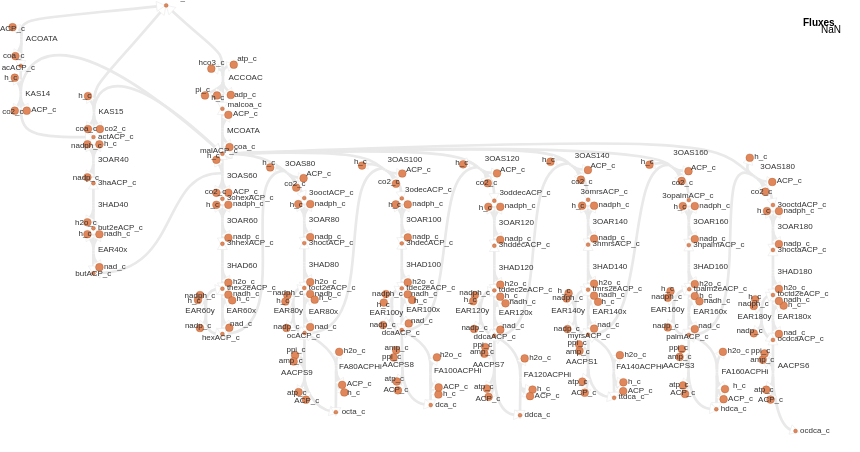

Vega-Lite specification stored for this chart:
### Vega specification from a JSON file in a GitHub repository (floating-point values rounded to 4 significant figures; data arrays with more than 128 entries replaced by an {"elided": "..."} marker saying what was removed)
{"$schema": "https://vega.github.io/schema/vega/v5.json", "width": 860, "height": 452.5, "padding": 0, "autosize": "none", "signals": [{"name": "mapMaxX", "value": 800}, {"name": "mapMaxY", "value": 432.5}, {"name": "legendWidth", "value": 40}, {"name": "legendPadding", "value": 20}, {"name": "signalHeight", "value": 20}, {"name": "signalPadding", "value": 0}, {"name": "metaboliteStrokeWidthData", "value": 0.2998}, {"name": "reactionStrokeWidthData", "value": 2.698}, {"name": "arrowHeadStrokeWidthData", "value": 0.1499}, {"name": "metaboliteFill", "value": "#e0885c"}, {"name": "metaboliteStroke", "value": "#a34610"}, {"name": "metaboliteLightFill", "value": "#F0C4AE"}, {"name": "metaboliteLightStroke", "value": "#D1A388"}, {"name": "labelColor", "value": "#333333"}, {"name": "reverseArrowHeadStrokeColor", "value": "#E9E9E9"}, {"name": "reverseArrowHeadFillColor", "value": "#ffffff"}, {"name": "hiddenColor", "value": "#E9E9E9"}, {"name": "Metabolite_labels", "value": true, "bind": {"input": "checkbox"}}, {"name": "Reaction_labels", "value": true, "bind": {"input": "checkbox"}}, {"name": "mapMaxWidth", "update": "width - legendWidth - legendPadding"}, {"name": "mapMaxHeight", "update": "height - signalHeight - signalPadding"}, {"name": "mapSize", "update": "mapMaxX / mapMaxWidth >  mapMaxY / mapMaxHeight ? [mapMaxWidth, mapMaxWidth / mapMaxX * mapMaxY] : [mapMaxHeight / mapMaxY * mapMaxX, mapMaxHeight]"}, {"name": "mapWidth", "update": "mapSize[0]"}, {"name": "mapHeight", "update": "mapSize[1]"}, {"name": "mapX", "update": "(mapMaxWidth - mapWidth)/2"}, {"name": "mapY", "update": "(mapMaxHeight - mapHeight)/2"}, {"name": "xrange", "update": "[mapX, mapWidth + mapX]"}, {"name": "yrange", "update": "[mapY, mapHeight + mapY]"}, {"name": "down", "value": null, "on": [{"events": "touchend", "update": "null"}, {"events": "mousedown, touchstart", "update": "xy()"}]}, {"name": "xcur", "value": null, "on": [{"events": "mousedown, touchstart, touchend", "update": "slice(xdom)"}]}, {"name": "ycur", "value": null, "on": [{"events": "mousedown, touchstart, touchend", "update": "slice(ydom)"}]}, {"name": "delta", "value": [0, 0], "on": [{"events": [{"source": "window", "type": "mousemove", "consume": true, "between": [{"type": "mousedown"}, {"source": "window", "type": "mouseup"}]}, {"type": "touchmove", "consume": true, "filter": "event.touches.length === 1"}], "update": "down ? [down[0]-x(), down[1]-y()] : [0,0]"}]}, {"name": "anchor", "value": [0, 0], "on": [{"events": "wheel", "update": "[invert('positionXScale', x()), invert('positionYScale', y())]"}, {"events": {"type": "touchstart", "filter": "event.touches.length===2"}, "update": "[(xdom[0] + xdom[1]) / 2, (ydom[0] + ydom[1]) / 2]"}]}, {"name": "zoom", "value": 1, "on": [{"events": "wheel!", "force": true, "update": "pow(1.001, event.deltaY * pow(16, event.deltaMode))"}, {"events": {"signal": "dist2"}, "force": true, "update": "dist1 / dist2"}]}, {"name": "dist1", "value": 0, "on": [{"events": {"type": "touchstart", "filter": "event.touches.length===2"}, "update": "pinchDistance(event)"}, {"events": {"signal": "dist2"}, "update": "dist2"}]}, {"name": "dist2", "value": 0, "on": [{"events": {"type": "touchmove", "consume": true, "filter": "event.touches.length===2"}, "update": "pinchDistance(event)"}]}, {"name": "xdom", "update": "slice([0, mapMaxX])", "on": [{"events": {"signal": "delta"}, "update": "[xcur[0] + span(xcur) * delta[0] / mapWidth, xcur[1] + span(xcur) * delta[0] / mapWidth]"}, {"events": {"signal": "zoom"}, "update": "[anchor[0] + (xdom[0] - anchor[0]) * zoom, anchor[0] + (xdom[1] - anchor[0]) * zoom]"}]}, {"name": "ydom", "update": "slice([0, mapMaxY])", "on": [{"events": {"signal": "delta"}, "update": "[ycur[0] + span(ycur) * delta[1] / mapHeight, ycur[1] + span(ycur) * delta[1] / mapHeight]"}, {"events": {"signal": "zoom"}, "update": "[anchor[1] + (ydom[0] - anchor[1]) * zoom, anchor[1] + (ydom[1] - anchor[1]) * zoom]"}]}, {"name": "currentZoom", "update": "(xrange[1] - xrange[0]) / (xdom[1] - xdom[0])"}, {"name": "hover", "value": null, "on": [{"events": "*:mouseover", "update": "item().datum"}, {"events": "*:mouseout", "update": "null"}]}], "data": [{"name": "metabolites", "values": {"elided": "194 records"}}, {"name": "reactionSegmentCoordinates", "values": {"elided": "377 records"}}, {"name": "reactionArrowHeadCoordinates", "values": {"elided": "269 records"}}, {"name": "reactionLabels", "values": [{"id": "2076206", "biggId": "3OAR180", "x": 777.5, "y": 229.0, "reactionIds": [], "metaboliteIds": ["2077644", "2077667", "2077670", "2077668", "2077669"], "relatedMetaboliteIds": []}, {"id": "2076122", "biggId": "3OAS120", "x": 484.7, "y": 161.0, "reactionIds": [], "metaboliteIds": ["2077056", "2077057", "2077058", "2077048", "2076702", "2077059"], "relatedMetaboliteIds": []}, {"id": "2076077", "biggId": "3HAD80", "x": 308.8, "y": 267.1, "reactionIds": [], "metaboliteIds": ["2076760", "2076765", "2076764"], "relatedMetaboliteIds": []}, {"id": "2076120", "biggId": "3HAD100", "x": 406.3, "y": 267.4, "reactionIds": [], "metaboliteIds": ["2077043", "2077044", "2077038"], "relatedMetaboliteIds": []}, {"id": "2076071", "biggId": "3HAD60", "x": 226.9, "y": 267.7, "reactionIds": [], "metaboliteIds": ["2076714", "2076721", "2076722"], "relatedMetaboliteIds": []}, {"id": "2076070", "biggId": "3OAR60", "x": 226.9, "y": 222.8, "reactionIds": [], "metaboliteIds": ["2076715", "2076716", "2076714", "2076706", "2076717"], "relatedMetaboliteIds": []}, {"id": "2076073", "biggId": "3OAS80", "x": 285.0, "y": 165.6, "reactionIds": [], "metaboliteIds": ["2076737", "2076736", "2076729", "2076735", "2076702", "2076734"], "relatedMetaboliteIds": []}, {"id": "2076098", "biggId": "EAR40x", "x": 97.91, "y": 252.2, "reactionIds": [], "metaboliteIds": ["2076892", "2076669", "2076893", "2076891", "2076673"], "relatedMetaboliteIds": []}, {"id": "2076129", "biggId": "3OAR140", "x": 592.6, "y": 223.7, "reactionIds": [], "metaboliteIds": ["2077101", "2077106", "2077108", "2077107", "2077105"], "relatedMetaboliteIds": []}, {"id": "2076128", "biggId": "3OAS140", "x": 574.8, "y": 158.2, "reactionIds": [], "metaboliteIds": ["2077085", "2077100", "2077101", "2077098", "2077097", "2076702"], "relatedMetaboliteIds": []}, {"id": "2076101", "biggId": "EAR80x", "x": 308.8, "y": 313.9, "reactionIds": [], "metaboliteIds": ["2076915", "2076913", "2076914", "2076912", "2076765"], "relatedMetaboliteIds": []}, {"id": "2076100", "biggId": "KAS15", "x": 98.47, "y": 114.0, "reactionIds": [], "metaboliteIds": ["2075382", "2076906", "2076695", "2076905", "2076908", "2076702"], "relatedMetaboliteIds": []}, {"id": "2076208", "biggId": "EAR180x", "x": 777.5, "y": 319.0, "reactionIds": [], "metaboliteIds": ["2077680", "2077682", "2077674", "2077681", "2077679"], "relatedMetaboliteIds": []}, {"id": "2076209", "biggId": "EAR180y", "x": 737.6, "y": 319.0, "reactionIds": [], "metaboliteIds": ["2077688", "2077687", "2077689", "2077674", "2077679"], "relatedMetaboliteIds": []}, {"id": "2076185", "biggId": "EAR80y", "x": 273.7, "y": 313.3, "reactionIds": [], "metaboliteIds": ["2077503", "2077506", "2076912", "2076765", "2077504"], "relatedMetaboliteIds": []}, {"id": "2076184", "biggId": "EAR60y", "x": 185.3, "y": 312.7, "reactionIds": [], "metaboliteIds": ["2076721", "2077497", "2076729", "2077498", "2077499"], "relatedMetaboliteIds": []}, {"id": "2076076", "biggId": "3OAR80", "x": 308.8, "y": 222.1, "reactionIds": [], "metaboliteIds": ["2076759", "2076757", "2076758", "2076760", "2076734"], "relatedMetaboliteIds": []}, {"id": "2076127", "biggId": "3OAS160", "x": 673.4, "y": 155.3, "reactionIds": [], "metaboliteIds": ["2077093", "2077090", "2077089", "2077092", "2077117", "2076702"], "relatedMetaboliteIds": []}, {"id": "2076126", "biggId": "EAR120x", "x": 498.8, "y": 314.7, "reactionIds": [], "metaboliteIds": ["2077078", "2077083", "2077085", "2077082", "2077084"], "relatedMetaboliteIds": []}, {"id": "2076212", "biggId": "EAR160y", "x": 650.7, "y": 312.4, "reactionIds": [], "metaboliteIds": ["2077132", "2077708", "2077710", "2077146", "2077709"], "relatedMetaboliteIds": []}, {"id": "2076200", "biggId": "FA120ACPHi", "x": 523.9, "y": 376.9, "reactionIds": [], "metaboliteIds": ["2077622", "2077085", "2077621", "2077623", "2077614"], "relatedMetaboliteIds": []}, {"id": "2076061", "biggId": "ACCOAC", "x": 228.5, "y": 80.41, "reactionIds": [], "metaboliteIds": ["2076653", "2076657", "2076654", "2075382", "2076656", "2076652", "2076655"], "relatedMetaboliteIds": []}, {"id": "2076203", "biggId": "3OAS180", "x": 760.2, "y": 168.9, "reactionIds": [], "metaboliteIds": ["2077645", "2077648", "2077644", "2077646", "2077146", "2076702"], "relatedMetaboliteIds": []}, {"id": "2076124", "biggId": "3OAR120", "x": 498.8, "y": 224.8, "reactionIds": [], "metaboliteIds": ["2077070", "2077072", "2077073", "2077058", "2077071"], "relatedMetaboliteIds": []}, {"id": "2076099", "biggId": "EAR60x", "x": 226.6, "y": 312.7, "reactionIds": [], "metaboliteIds": ["2076721", "2076729", "2076899", "2076897", "2076898"], "relatedMetaboliteIds": []}, {"id": "2076201", "biggId": "AACPS1", "x": 566.1, "y": 364.5, "reactionIds": [], "metaboliteIds": ["2077632", "2077628", "2077629", "2077117", "2077630", "2077631"], "relatedMetaboliteIds": []}, {"id": "2076131", "biggId": "EAR140x", "x": 592.6, "y": 313.6, "reactionIds": [], "metaboliteIds": ["2077119", "2077120", "2077118", "2077117", "2077113"], "relatedMetaboliteIds": []}, {"id": "2076118", "biggId": "3OAS100", "x": 387.5, "y": 161.8, "reactionIds": [], "metaboliteIds": ["2077029", "2077031", "2077028", "2076912", "2076702", "2077032"], "relatedMetaboliteIds": []}, {"id": "2076133", "biggId": "3HAD160", "x": 693.3, "y": 269.1, "reactionIds": [], "metaboliteIds": ["2077127", "2077132", "2077131"], "relatedMetaboliteIds": []}, {"id": "2076066", "biggId": "3OAR40", "x": 97.91, "y": 162.3, "reactionIds": [], "metaboliteIds": ["2076688", "2076695", "2076687", "2076680", "2076686"], "relatedMetaboliteIds": []}, {"id": "2076153", "biggId": "FA160ACPHi", "x": 721.4, "y": 374.1, "reactionIds": [], "metaboliteIds": ["2077277", "2077278", "2077275", "2077146", "2077276"], "relatedMetaboliteIds": []}, {"id": "2076119", "biggId": "3OAR100", "x": 406.3, "y": 222.4, "reactionIds": [], "metaboliteIds": ["2077036", "2077037", "2077038", "2077028", "2077039"], "relatedMetaboliteIds": []}, {"id": "2076065", "biggId": "3HAD40", "x": 97.91, "y": 207.3, "reactionIds": [], "metaboliteIds": ["2076680", "2076681", "2076669"], "relatedMetaboliteIds": []}, {"id": "2076130", "biggId": "3HAD140", "x": 592.6, "y": 268.7, "reactionIds": [], "metaboliteIds": ["2077112", "2077108", "2077113"], "relatedMetaboliteIds": []}, {"id": "2076068", "biggId": "MCOATA", "x": 226.9, "y": 132.8, "reactionIds": [], "metaboliteIds": ["2076652", "2076700", "2076702", "2076701"], "relatedMetaboliteIds": []}, {"id": "2076069", "biggId": "3OAS60", "x": 226.9, "y": 177.8, "reactionIds": [], "metaboliteIds": ["2076708", "2076673", "2076706", "2076710", "2076702", "2076709"], "relatedMetaboliteIds": []}, {"id": "2076207", "biggId": "3HAD180", "x": 777.5, "y": 274.0, "reactionIds": [], "metaboliteIds": ["2077667", "2077675", "2077674"], "relatedMetaboliteIds": []}, {"id": "2076193", "biggId": "AACPS9", "x": 281.1, "y": 374.8, "reactionIds": [], "metaboliteIds": ["2077569", "2077568", "2077572", "2077571", "2077570", "2076912"], "relatedMetaboliteIds": []}, {"id": "2076190", "biggId": "KAS14", "x": 25.24, "y": 95.71, "reactionIds": [], "metaboliteIds": ["2077545", "2077547", "2076695", "2077549", "2077541", "2076702"], "relatedMetaboliteIds": []}, {"id": "2076191", "biggId": "ACOATA", "x": 25.86, "y": 41.11, "reactionIds": [], "metaboliteIds": ["2077541", "2077553", "2077554", "2075382"], "relatedMetaboliteIds": []}, {"id": "2076196", "biggId": "EAR100y", "x": 369.5, "y": 315.3, "reactionIds": [], "metaboliteIds": ["2077592", "2077594", "2077043", "2077048", "2077593"], "relatedMetaboliteIds": []}, {"id": "2076197", "biggId": "FA100ACPHi", "x": 434.1, "y": 372.6, "reactionIds": [], "metaboliteIds": ["2077598", "2077601", "2077048", "2077599", "2077587"], "relatedMetaboliteIds": []}, {"id": "2076194", "biggId": "FA80ACPHi", "x": 339.0, "y": 368.9, "reactionIds": [], "metaboliteIds": ["2077576", "2077577", "2077571", "2076912", "2077578"], "relatedMetaboliteIds": []}, {"id": "2076195", "biggId": "AACPS8", "x": 382.3, "y": 367.2, "reactionIds": [], "metaboliteIds": ["2077586", "2077584", "2077048", "2077583", "2077587", "2077585"], "relatedMetaboliteIds": []}, {"id": "2076210", "biggId": "AACPS6", "x": 777.8, "y": 368.2, "reactionIds": [], "metaboliteIds": ["2077695", "2077697", "2077693", "2077696", "2077694", "2077679"], "relatedMetaboliteIds": []}, {"id": "2076213", "biggId": "EAR140y", "x": 551.2, "y": 312.8, "reactionIds": [], "metaboliteIds": ["2077716", "2077717", "2077715", "2077117", "2077113"], "relatedMetaboliteIds": []}, {"id": "2076199", "biggId": "AACPS7", "x": 472.8, "y": 366.6, "reactionIds": [], "metaboliteIds": ["2077085", "2077613", "2077616", "2077614", "2077615", "2077617"], "relatedMetaboliteIds": []}, {"id": "2076214", "biggId": "EAR120y", "x": 455.4, "y": 313.5, "reactionIds": [], "metaboliteIds": ["2077723", "2077722", "2077078", "2077085", "2077724"], "relatedMetaboliteIds": []}, {"id": "2076135", "biggId": "EAR160x", "x": 693.3, "y": 314.0, "reactionIds": [], "metaboliteIds": ["2077132", "2077145", "2077146", "2077144", "2077143"], "relatedMetaboliteIds": []}, {"id": "2076202", "biggId": "FA140ACPHi", "x": 616.3, "y": 369.2, "reactionIds": [], "metaboliteIds": ["2077632", "2077636", "2077637", "2077117", "2077639"], "relatedMetaboliteIds": []}, {"id": "2076125", "biggId": "3HAD120", "x": 498.8, "y": 269.7, "reactionIds": [], "metaboliteIds": ["2077073", "2077077", "2077078"], "relatedMetaboliteIds": []}, {"id": "2076121", "biggId": "EAR100x", "x": 406.3, "y": 312.3, "reactionIds": [], "metaboliteIds": ["2077049", "2077050", "2077051", "2077043", "2077048"], "relatedMetaboliteIds": []}, {"id": "2076205", "biggId": "AACPS3", "x": 662.9, "y": 368.2, "reactionIds": [], "metaboliteIds": ["2077662", "2077277", "2077146", "2077659", "2077660", "2077661"], "relatedMetaboliteIds": []}, {"id": "2076132", "biggId": "3OAR160", "x": 693.3, "y": 224.1, "reactionIds": [], "metaboliteIds": ["2077127", "2077125", "2077092", "2077126", "2077124"], "relatedMetaboliteIds": []}]}, {"sedmlUri": ["simulation.sedml", "reaction_fluxes"], "name": "reactionFluxes"}, {"name": "metabolitesScaled", "source": "metabolites", "transform": [{"type": "formula", "expr": "datum.biggId + ': ' + datum.name", "as": "idName"}, {"type": "formula", "expr": "scale('positionXScale', datum.x)", "as": "xScaled"}, {"type": "formula", "expr": "scale('positionYScale', datum.y)", "as": "yScaled"}, {"type": "formula", "expr": "datum.size * currentZoom", "as": "sizeScaled"}, {"type": "formula", "expr": "metaboliteStrokeWidthData * currentZoom", "as": "strokeWidthScaled"}, {"type": "formula", "expr": "hover ? (hover.id == datum.id ? metaboliteFill : (indexof(hover.metaboliteIds, datum.id) >= 0 ? metaboliteFill : (indexof(hover.relatedMetaboliteIds, datum.id) >= 0 ? metaboliteLightFill : hiddenColor))) : metaboliteFill", "as": "fill"}, {"type": "formula", "expr": "hover ? (hover.id == datum.id ? metaboliteStroke : (indexof(hover.metaboliteIds, datum.id) >= 0 ? metaboliteStroke : (indexof(hover.relatedMetaboliteIds, datum.id) >= 0 ? metaboliteLightStroke : hiddenColor))) : metaboliteStroke", "as": "stroke"}]}, {"name": "metaboliteLabelsVisibleScaled", "source": "metabolites", "transform": [{"type": "filter", "expr": "Metabolite_labels"}, {"type": "formula", "expr": "scale('positionXScale', datum.labelX)", "as": "labelXScaled"}, {"type": "formula", "expr": "scale('positionYScale', datum.labelY)", "as": "labelYScaled"}, {"type": "formula", "expr": "8 * currentZoom", "as": "fontSizeScaled"}, {"type": "formula", "expr": "hover ? (hover.id == datum.id ? labelColor : (indexof(hover.metaboliteIds, datum.id) >= 0 ? labelColor : (indexof(hover.relatedMetaboliteIds, datum.id) >= 0 ? labelColor : hiddenColor))) : labelColor", "as": "fill"}]}, {"name": "reactionAbsFluxes", "source": "reactionFluxes", "transform": [{"type": "formula", "expr": "datum.values[0]", "as": "flux"}, {"type": "formula", "expr": "abs(datum.flux)", "as": "absFlux"}]}, {"name": "reactionSegmentPathsAndFluxesScaled", "source": "reactionSegmentCoordinates", "transform": [{"type": "lookup", "from": "reactionAbsFluxes", "key": "label", "fields": ["biggId"], "values": ["flux", "absFlux"], "as": ["flux", "absFlux"]}, {"type": "formula", "expr": "datum.biggId + ': ' + datum.name + ' (' + (datum.flux == 0 ? '0' : format(datum.flux / floor(log(datum.absFlux)/LN10), '.3') + ' x 10^' + toString(floor(log(datum.absFlux)/LN10))) + ')'", "as": "idNameFlux"}, {"type": "formula", "expr": "[datum.id]", "as": "reactionIds"}, {"type": "formula", "expr": "scale('positionXScale', datum.x0)", "as": "x0Scaled"}, {"type": "formula", "expr": "scale('positionYScale', datum.y0)", "as": "y0Scaled"}, {"type": "formula", "expr": "scale('positionXScale', datum.x1)", "as": "x1Scaled"}, {"type": "formula", "expr": "scale('positionYScale', datum.y1)", "as": "y1Scaled"}, {"type": "formula", "expr": "scale('positionXScale', datum.x2)", "as": "x2Scaled"}, {"type": "formula", "expr": "scale('positionYScale', datum.y2)", "as": "y2Scaled"}, {"type": "formula", "expr": "scale('positionXScale', datum.x3)", "as": "x3Scaled"}, {"type": "formula", "expr": "scale('positionYScale', datum.y3)", "as": "y3Scaled"}, {"type": "formula", "expr": "datum.type === 'line' ? ('M' + toString(datum.x0Scaled) + ',' + toString(datum.y0Scaled) + 'L' + toString(datum.x1Scaled) + ',' + toString(datum.y1Scaled)) : ('M' + toString(datum.x0Scaled) + ',' + toString(datum.y0Scaled) + 'C' + toString(datum.x1Scaled) + ',' + toString(datum.y1Scaled) + ' ' + toString(datum.x2Scaled) + ',' + toString(datum.y2Scaled) + ' ' + toString(datum.x3Scaled) + ',' + toString(datum.y3Scaled))", "as": "path"}, {"type": "formula", "expr": "reactionStrokeWidthData * currentZoom", "as": "strokeWidthScaled"}, {"type": "formula", "expr": "hover ? (hover.biggId == datum.biggId || indexof(hover.reactionIds, datum.id) >= 0 ? (datum.absFlux != null ? scale('reactionFluxColorScale', datum.absFlux) : hiddenColor) : hiddenColor) : (datum.absFlux != null ? scale('reactionFluxColorScale', datum.absFlux) : hiddenColor)", "as": "stroke"}]}, {"name": "reactionArrowHeadsAndFluxesScaled", "source": "reactionArrowHeadCoordinates", "transform": [{"type": "lookup", "from": "reactionAbsFluxes", "key": "biggId", "fields": ["biggId"], "values": ["flux", "absFlux"], "as": ["flux", "absFlux"]}, {"type": "formula", "expr": "datum.biggId + ': ' + datum.name + ' (' + (datum.flux == 0 ? '0' : format(datum.flux / floor(log(datum.absFlux)/LN10), '.3') + ' x 10^' + toString(floor(log(datum.absFlux)/LN10))) + ')'", "as": "idNameFlux"}, {"type": "formula", "expr": "[datum.id]", "as": "reactionIds"}, {"type": "formula", "expr": "scale('positionXScale', datum.x)", "as": "xScaled"}, {"type": "formula", "expr": "scale('positionYScale', datum.y)", "as": "yScaled"}, {"type": "formula", "expr": "100 * currentZoom", "as": "sizeScaled"}, {"type": "formula", "expr": "hover ? (hover.biggId == datum.biggId || indexof(hover.reactionIds, datum.id) >= 0 ? (((datum.start && datum.flux > 0) || (!datum.start && datum.flux < 0)) ? (datum.absFlux != null ? scale('reactionFluxColorScale', datum.absFlux) : hiddenColor) : reverseArrowHeadFillColor) : hiddenColor) : (((datum.start && datum.flux > 0) || (!datum.start && datum.flux < 0)) ? (datum.absFlux != null ? scale('reactionFluxColorScale', datum.absFlux) : hiddenColor) : reverseArrowHeadFillColor)", "as": "fill"}, {"type": "formula", "expr": "hover ? (hover.biggId == datum.biggId || indexof(hover.reactionIds, datum.id) >= 0 ? (((datum.start && datum.flux > 0) || (!datum.start && datum.flux < 0)) ? null : reverseArrowHeadStrokeColor) : reverseArrowHeadStrokeColor) : (((datum.start && datum.flux > 0) || (!datum.start && datum.flux < 0)) ? null : reverseArrowHeadStrokeColor)", "as": "stroke"}, {"type": "formula", "expr": "arrowHeadStrokeWidthData * 4 * currentZoom", "as": "strokeWidthScaled"}]}, {"name": "reactionLabelsVisibleScaled", "source": "reactionLabels", "transform": [{"type": "filter", "expr": "Reaction_labels"}, {"type": "formula", "expr": "scale('positionXScale', datum.x)", "as": "xScaled"}, {"type": "formula", "expr": "scale('positionYScale', datum.y)", "as": "yScaled"}, {"type": "formula", "expr": "8 * currentZoom", "as": "fontSizeScaled"}, {"type": "formula", "expr": "hover ? (hover.biggId == datum.biggId || indexof(hover.reactionIds, datum.id) >= 0 ? labelColor : hiddenColor) : labelColor", "as": "fill"}]}], "scales": [{"name": "positionXScale", "type": "linear", "domain": {"signal": "xdom"}, "range": {"signal": "xrange"}, "zero": false}, {"name": "positionYScale", "type": "linear", "domain": {"signal": "ydom"}, "range": {"signal": "yrange"}, "zero": false}, {"name": "reactionFluxColorScale", "type": "quantize", "domain": {"data": "reactionAbsFluxes", "field": "absFlux"}, "range": {"scheme": "viridis", "count": 100}}], "marks": [{"name": "Reactions", "type": "path", "from": {"data": "reactionSegmentPathsAndFluxesScaled"}, "encode": {"enter": {"tooltip": {"field": "idNameFlux"}}, "update": {"path": {"field": "path"}, "stroke": {"field": "stroke"}, "strokeWidth": {"field": "strokeWidthScaled"}}}}, {"name": "ReactionsArrowHeads", "type": "symbol", "from": {"data": "reactionArrowHeadsAndFluxesScaled"}, "encode": {"enter": {"shape": {"value": "triangle"}, "angle": {"field": "angle"}, "tooltip": {"field": "idNameFlux"}}, "update": {"x": {"field": "xScaled"}, "y": {"field": "yScaled"}, "size": {"field": "sizeScaled"}, "fill": {"field": "fill"}, "stroke": {"field": "stroke"}, "strokeWidth": {"field": "strokeWidthScaled"}}}}, {"name": "Metabolites", "type": "symbol", "from": {"data": "metabolitesScaled"}, "interactive": true, "encode": {"enter": {"shape": {"value": "circle"}, "tooltip": {"field": "idName"}}, "update": {"xc": {"field": "xScaled"}, "yc": {"field": "yScaled"}, "size": {"field": "sizeScaled"}, "fill": {"field": "fill"}, "stroke": {"field": "stroke"}, "strokeWidth": {"field": "strokeWidthScaled"}}}}, {"name": "Metabolites labels", "type": "text", "from": {"data": "metaboliteLabelsVisibleScaled"}, "encode": {"enter": {"text": {"field": "biggId"}, "align": {"value": "left"}}, "update": {"x": {"field": "labelXScaled"}, "y": {"field": "labelYScaled"}, "fontSize": {"field": "fontSizeScaled"}, "fill": {"field": "fill"}}}}, {"name": "Reaction labels", "type": "text", "from": {"data": "reactionLabelsVisibleScaled"}, "encode": {"enter": {"text": {"field": "biggId"}, "align": {"value": "left"}}, "update": {"x": {"field": "xScaled"}, "y": {"field": "yScaled"}, "fontSize": {"field": "fontSizeScaled"}, "fill": {"field": "fill"}}}}], "legends": [{"fill": "reactionFluxColorScale", "type": "gradient", "title": "Fluxes", "titleFontSize": 10, "titlePadding": 2, "titleAlign": "left", "orient": "top-right", "direction": "vertical"}]}
